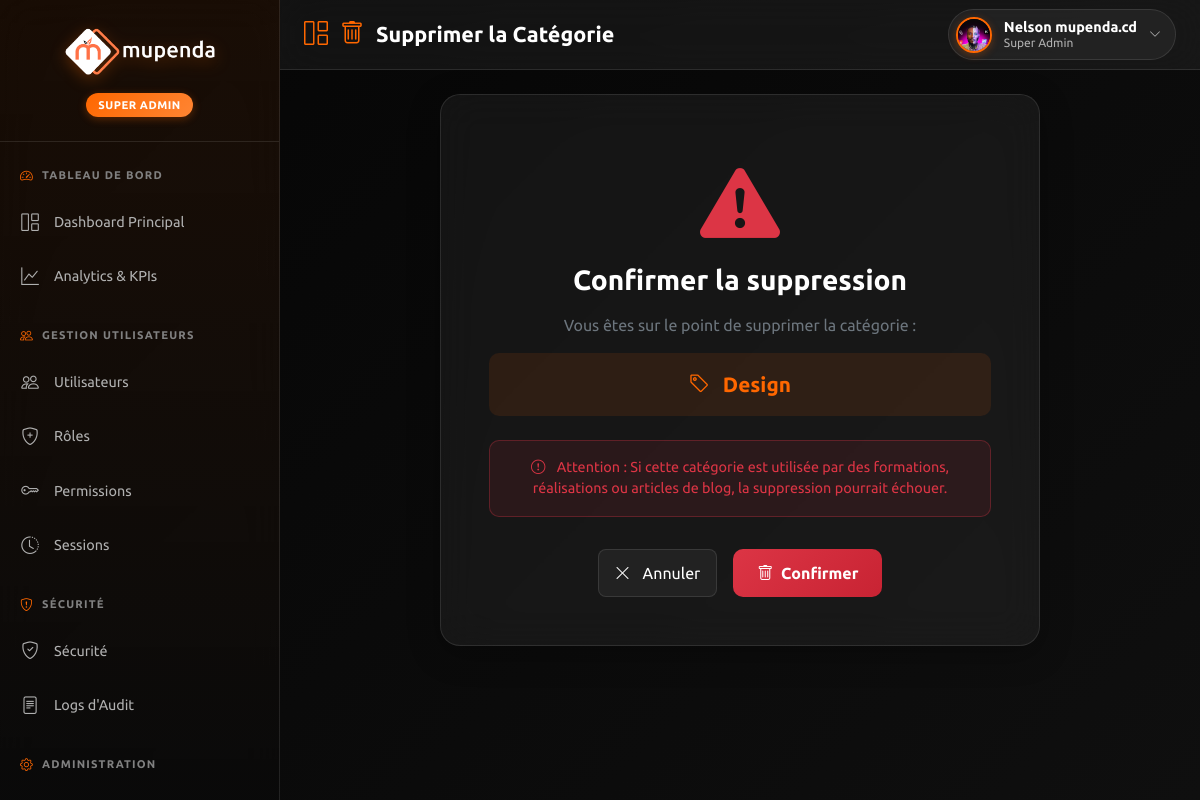
Screenshot of /dashboard/categories/3/supprimer/ (signed in) with the database file from the repository.
### MupendaApp/models.py (models this page shows, shortened)
class CustomUser(AbstractUser):
    is_administrateur = models.BooleanField(default=False)
    is_utilisateur = models.BooleanField(default=True)
    photo_profil = models.ImageField(upload_to="static/images", blank=True, null=True)
    telephone = models.CharField(max_length=20, blank=True, null=True)
    date_embauche = models.DateField(blank=True, null=True)
    est_actif = models.BooleanField(default=True)
    derniere_connexion = models.DateTimeField(blank=True, null=True)
    tentative_echec = models.IntegerField(default=0)
    bloque_jusqua = models.DateTimeField(blank=True, null=True)
    pref_email_notifications = models.BooleanField(default=True, verbose_name="Notifications par email")
    pref_dark_mode = models.BooleanField(default=False, verbose_name="Mode sombre")
    def get_primary_role(self):
        user_role = self.user_roles.filter(est_actif=True).first()
        return user_role.role.nom if user_role else "Aucun rôle"
    def is_super_admin(self):
        return self.user_roles.filter(
            role__nom='SUPER_ADMIN',
            est_actif=True
        ).exists()

class Category(models.Model):
    name = models.CharField(max_length=100, unique=True)
    created_on = models.DateTimeField(auto_now_add=True, null=True)
    update_on = models.DateTimeField(auto_now=True)

### MupendaApp/views.py (the view, shortened to what this page needs)
# urls.py: path('dashboard/categories/<int:pk>/supprimer/', views.supprimer_categorie, name='supprimer_categorie'),
@login_required
def supprimer_categorie(request, pk):
    if not _require_roles(request, {'ADMINISTRATEUR', 'SUPER_ADMIN'}):
        return _forbidden(request)
    categorie = get_object_or_404(Category, pk=pk)
    return render(request, 'dashboard/categories/supprimer_categorie.html', {'categorie': categorie})

### MupendaApp/context_processors.py (called while the page is built)
def site_contact(request):
    try:
        contact = SiteContact.objects.filter(est_actif=True).first()
    except:
        contact = None
    return {
        'site_contact': contact
    }

### MupendaApp/templatetags/dashboard_menu.py (called while the page is built)
@register.inclusion_tag('dashboard/partials/_sidebar_menu.html', takes_context=True)
def render_sidebar_menu(context):
    request = context.get('request')
    user = context.get('user')
    if not user or not user.is_authenticated:
        return {'sections': [], 'badge': 'Invité', 'badge_class': ''}
    menu_context = _get_user_role_context(user, request)
    current_url_name = request.resolver_match.url_name if request and hasattr(request, 'resolver_match') else None
    for section in menu_context['sections']:
        for item in section['items']:
            try:
                item['resolved_url'] = reverse(item['url'])
                item['is_active'] = (item['url'] == current_url_name)
            except NoReverseMatch:
                item['resolved_url'] = '#'
                item['is_active'] = False
    return menu_context

@register.simple_tag(takes_context=True)
def get_user_badge_info(context):
    request = context.get('request')
    user = context.get('user')
    if not user or not user.is_authenticated:
        return {'badge': 'Invité', 'badge_class': '', 'role_key': None}
    menu_context = _get_user_role_context(user, request)
    return {
        'badge': menu_context['badge'],
        'badge_class': menu_context['badge_class'],
        'role_key': menu_context['role_key'],
    }

@register.simple_tag(takes_context=True)
def get_dashboard_home_url(context):
    request = context.get('request')
    user = context.get('user')
    if not user or not user.is_authenticated:
        return reverse('connexion')
    menu_context = _get_user_role_context(user, request)
    try:
        return reverse(menu_context['dashboard_url'])
    except NoReverseMatch:
        return reverse('connexion')

### MupendaApp/views.py (called while the page is built)
def _require_roles(request, allowed_roles):
    if request.user.is_super_admin():
        return True
    active_role = _get_active_role_from_session(request) or request.user.get_primary_role()
    return active_role in set(allowed_roles)

### MupendaApp/templates/dashboard/categories/supprimer_categorie.html (shortened to what this page needs)
{% extends 'dashboard/base_dashboard.html' %}
{% load static %}
{% load dashboard_menu %}
{% block page_title %}
<i class="bi bi-trash"></i>
Supprimer la Catégorie
{% endblock %}
{% block content %}
<div class="delete-container">
    <div class="delete-card">
        <i class="bi bi-exclamation-triangle-fill warning-icon"></i>
        <h2 class="delete-title">Confirmer la suppression</h2>
        <p class="text-secondary">Vous êtes sur le point de supprimer la catégorie :</p>
        <div class="categorie-name">
            <i class="bi bi-tag me-2"></i>
            {{ categorie.name }}
        </div>
        <div class="warning-text">
            <i class="bi bi-exclamation-circle me-2"></i>
            Attention : Si cette catégorie est utilisée par des formations, réalisations ou articles de blog, la suppression pourrait échouer.
        </div>
        <form method="post">
            <div class="form-actions">
                <a href="{% url 'liste_categories' %}" class="btn btn-glass">
                    <i class="bi bi-x-lg me-1"></i> Annuler
                </a>
                <button type="submit" class="btn btn-danger-custom">
                    <i class="bi bi-trash me-1"></i> Confirmer
                </button>
            </div>
        </form>
    </div>
</div>
{% endblock %}

### MupendaApp/templates/dashboard/base_dashboard.html (shortened to what this page needs)
{% load static %}
{% load dashboard_menu %}
<!DOCTYPE html>
<html lang="fr">
<head>
    <link href="https://cdn.jsdelivr.net/npm/bootstrap@5.3.3/dist/css/bootstrap.min.css" rel="stylesheet">
    <link rel="stylesheet" href="https://cdn.jsdelivr.net/npm/bootstrap-icons@1.13.1/font/bootstrap-icons.min.css">
</head>
<body data-turbo="true">
    {% get_user_badge_info as badge_info %}
    {% get_dashboard_home_url as dashboard_home_url %}
    <div class="dashboard-container">
        <aside class="sidebar" id="sidebar" role="navigation" aria-label="Menu principal">
            <div class="sidebar-header">
                <a href="{{ dashboard_home_url }}" data-turbo="false">
                    <img src="{% static 'images/White Mupenda Company.png' %}" alt="Mupenda Company" class="sidebar-logo">
                </a>
                <div class="role-badge {{ badge_info.badge_class }}">{{ badge_info.badge }}</div>
            </div>
            <nav aria-label="Navigation">
                {% render_sidebar_menu %}
            </nav>
        </aside>
        <header class="top-header" role="banner">
            <div class="top-header-left">
                {% block page_title_header %}
                <h1 class="page-title">
                    <i class="bi bi-grid-1x2"></i>
                    {% block page_title %}Dashboard{% endblock %}
                </h1>
                {% endblock %}
            </div>
            <div class="top-header-right">
                <div class="top-profile-section">
                    <div class="top-profile" onclick="toggleTopProfileDropdown()" role="button" tabindex="0" aria-expanded="false" aria-haspopup="true">
                        <img src="{% if user.photo_profil %}{{ user.photo_profil.url }}{% else %}{% static 'images/default-avatar.png' %}{% endif %}"
                             alt="{{ user.get_full_name|default:user.username }}"
                             class="top-avatar">
                        <div class="top-user-details">
                            <h4 class="top-user-name">{{ user.get_full_name|default:user.username }}</h4>
                            <p class="top-user-role">{{ badge_info.badge }}</p>
                        </div>
                        <i class="bi bi-chevron-down top-chevron" id="topProfileDropdownIcon"></i>
                    </div>
                </div>
            </div>
        </header>
        <main class="main-content" role="main">
            {% block content %}{% endblock %}
        </main>
    </div>
</body>
</html>

### MupendaApp/templates/dashboard/base_dashboard.html (style rules this page uses)
:root { --primary-orange: #ff6700; --primary-orange-light: #ff8533; --dark-bg: #0a0a0a; --darker-bg: #050505; --glass-bg: rgba(255, 255, 255, 0.05); --glass-bg-hover: rgba(255, 255, 255, 0.08); --glass-border: rgba(255, 255, 255, 0.1); --glass-border-strong: rgba(255, 255, 255, 0.15); --text-primary: #ffffff; --text-secondary: #b0b0b0; --text-muted: #808080; --success: #28a745; --warning: #ffc107; --danger: #dc3545; --info: #17a2b8; --sidebar-width: 280px; --sidebar-collapsed: 70px; --header-height: 70px; --transition-fast: 0.15s ease; --transition-normal: 0.3s ease; --transition-slow: 0.5s ease; --shadow-sm: 0 2px 8px rgba(0, 0, 0, 0.2); --shadow-md: 0 4px 15px rgba(0, 0, 0, 0.3); --shadow-lg: 0 8px 32px rgba(0, 0, 0, 0.4); --shadow-orange: 0 4px 15px rgba(255, 103, 0, 0.3); }
* { box-sizing: border-box; }
html { scroll-behavior: smooth; }
body { font-family: 'Ubuntu', sans-serif; background: linear-gradient(135deg, var(--darker-bg) 0%, var(--dark-bg) 50%, #0f0f0f 100%); min-height: 100vh; margin: 0; padding: 0; color: var(--text-primary); overflow-x: hidden; }
.dashboard-container { display: flex; min-height: 100vh; position: relative; }
.sidebar { width: var(--sidebar-width); background: linear-gradient(180deg, rgba(255, 103, 0, 0.08) 0%, rgba(10, 10, 10, 0.95) 100%); backdrop-filter: blur(20px); -webkit-backdrop-filter: blur(20px); border-right: 1px solid var(--glass-border); padding: 1.5rem 0; position: fixed; height: 100vh; overflow-y: auto; overflow-x: hidden; z-index: 1000; transition: transform var(--transition-normal), width var(--transition-normal); will-change: transform, width; }
.sidebar-header { text-align: center; padding: 0 1rem 1.5rem; border-bottom: 1px solid var(--glass-border); margin-bottom: 1.5rem; }
.sidebar-logo { width: 160px; height: auto; margin-bottom: 0.75rem; filter: drop-shadow(0 4px 8px rgba(255, 103, 0, 0.3)); transition: transform var(--transition-fast); }
.role-badge { display: inline-block; padding: 0.25rem 0.75rem; border-radius: 15px; font-size: 0.7rem; font-weight: 700; text-transform: uppercase; letter-spacing: 0.5px; margin-left: auto; box-shadow: var(--shadow-sm); transition: all var(--transition-fast); }
.super-admin-badge { background: linear-gradient(135deg, var(--primary-orange) 0%, var(--primary-orange-light) 100%); color: white; box-shadow: 0 2px 8px rgba(255, 103, 0, 0.3); }
.top-header { position: fixed; top: 0; left: var(--sidebar-width); right: 0; height: var(--header-height); background: var(--glass-bg); backdrop-filter: blur(20px); -webkit-backdrop-filter: blur(20px); border-bottom: 1px solid var(--glass-border); display: flex; align-items: center; justify-content: space-between; padding: 0 1.5rem; z-index: 999; transition: left var(--transition-normal); }
.top-header-left { display: flex; align-items: center; gap: 1rem; }
.page-title { color: var(--text-primary); font-size: 1.35rem; font-weight: 600; margin: 0; display: flex; align-items: center; gap: 0.75rem; }
.page-title i { color: var(--primary-orange); font-size: 1.5rem; }
.top-header-right { display: flex; align-items: center; gap: 1rem; }
.top-profile-section { position: relative; }
.top-profile { display: flex; align-items: center; gap: 0.75rem; padding: 0.4rem 0.875rem 0.4rem 0.4rem; border-radius: 50px; background: var(--glass-bg); border: 1px solid var(--glass-border); cursor: pointer; transition: all var(--transition-fast); }
.top-avatar { width: 36px; height: 36px; border-radius: 50%; object-fit: cover; border: 2px solid var(--primary-orange); box-shadow: 0 2px 8px rgba(255, 103, 0, 0.3); }
.top-user-details { display: flex; flex-direction: column; align-items: flex-start; }
.top-user-name { color: var(--text-primary); font-size: 0.9rem; font-weight: 600; margin: 0; line-height: 1.2; }
.top-user-role { color: var(--text-secondary); font-size: 0.75rem; margin: 0; line-height: 1.2; }
.top-chevron { color: var(--text-secondary); font-size: 0.75rem; transition: transform var(--transition-fast); }
.main-content { margin-left: var(--sidebar-width); margin-top: var(--header-height); flex: 1; padding: 1.5rem; min-height: calc(100vh - var(--header-height)); transition: margin-left var(--transition-normal); }
.btn-glass { background: var(--glass-bg); border: 1px solid var(--glass-border); color: var(--text-primary); padding: 0.5rem 1rem; border-radius: 8px; transition: all var(--transition-fast); display: inline-flex; align-items: center; gap: 0.5rem; text-decoration: none; cursor: pointer; }

### rows the page displays
CustomUser: photo_profil (picture), get_full_name "Nelson mupenda.cd"
Category: name "Design"

### other values shown
{{ badge_info.badge }} "SUPER ADMIN"
{{ section.title }} "TABLEAU DE BORD" "GESTION UTILISATEURS" "SÉCURITÉ" "ADMINISTRATION"
{{ item.name }} "Dashboard Principal" "Analytics & KPIs" "Utilisateurs" "Rôles" "Permissions" "Sessions" "Sécurité" "Logs d'Audit"
{{ badge_info.badge }} "Super Admin"
